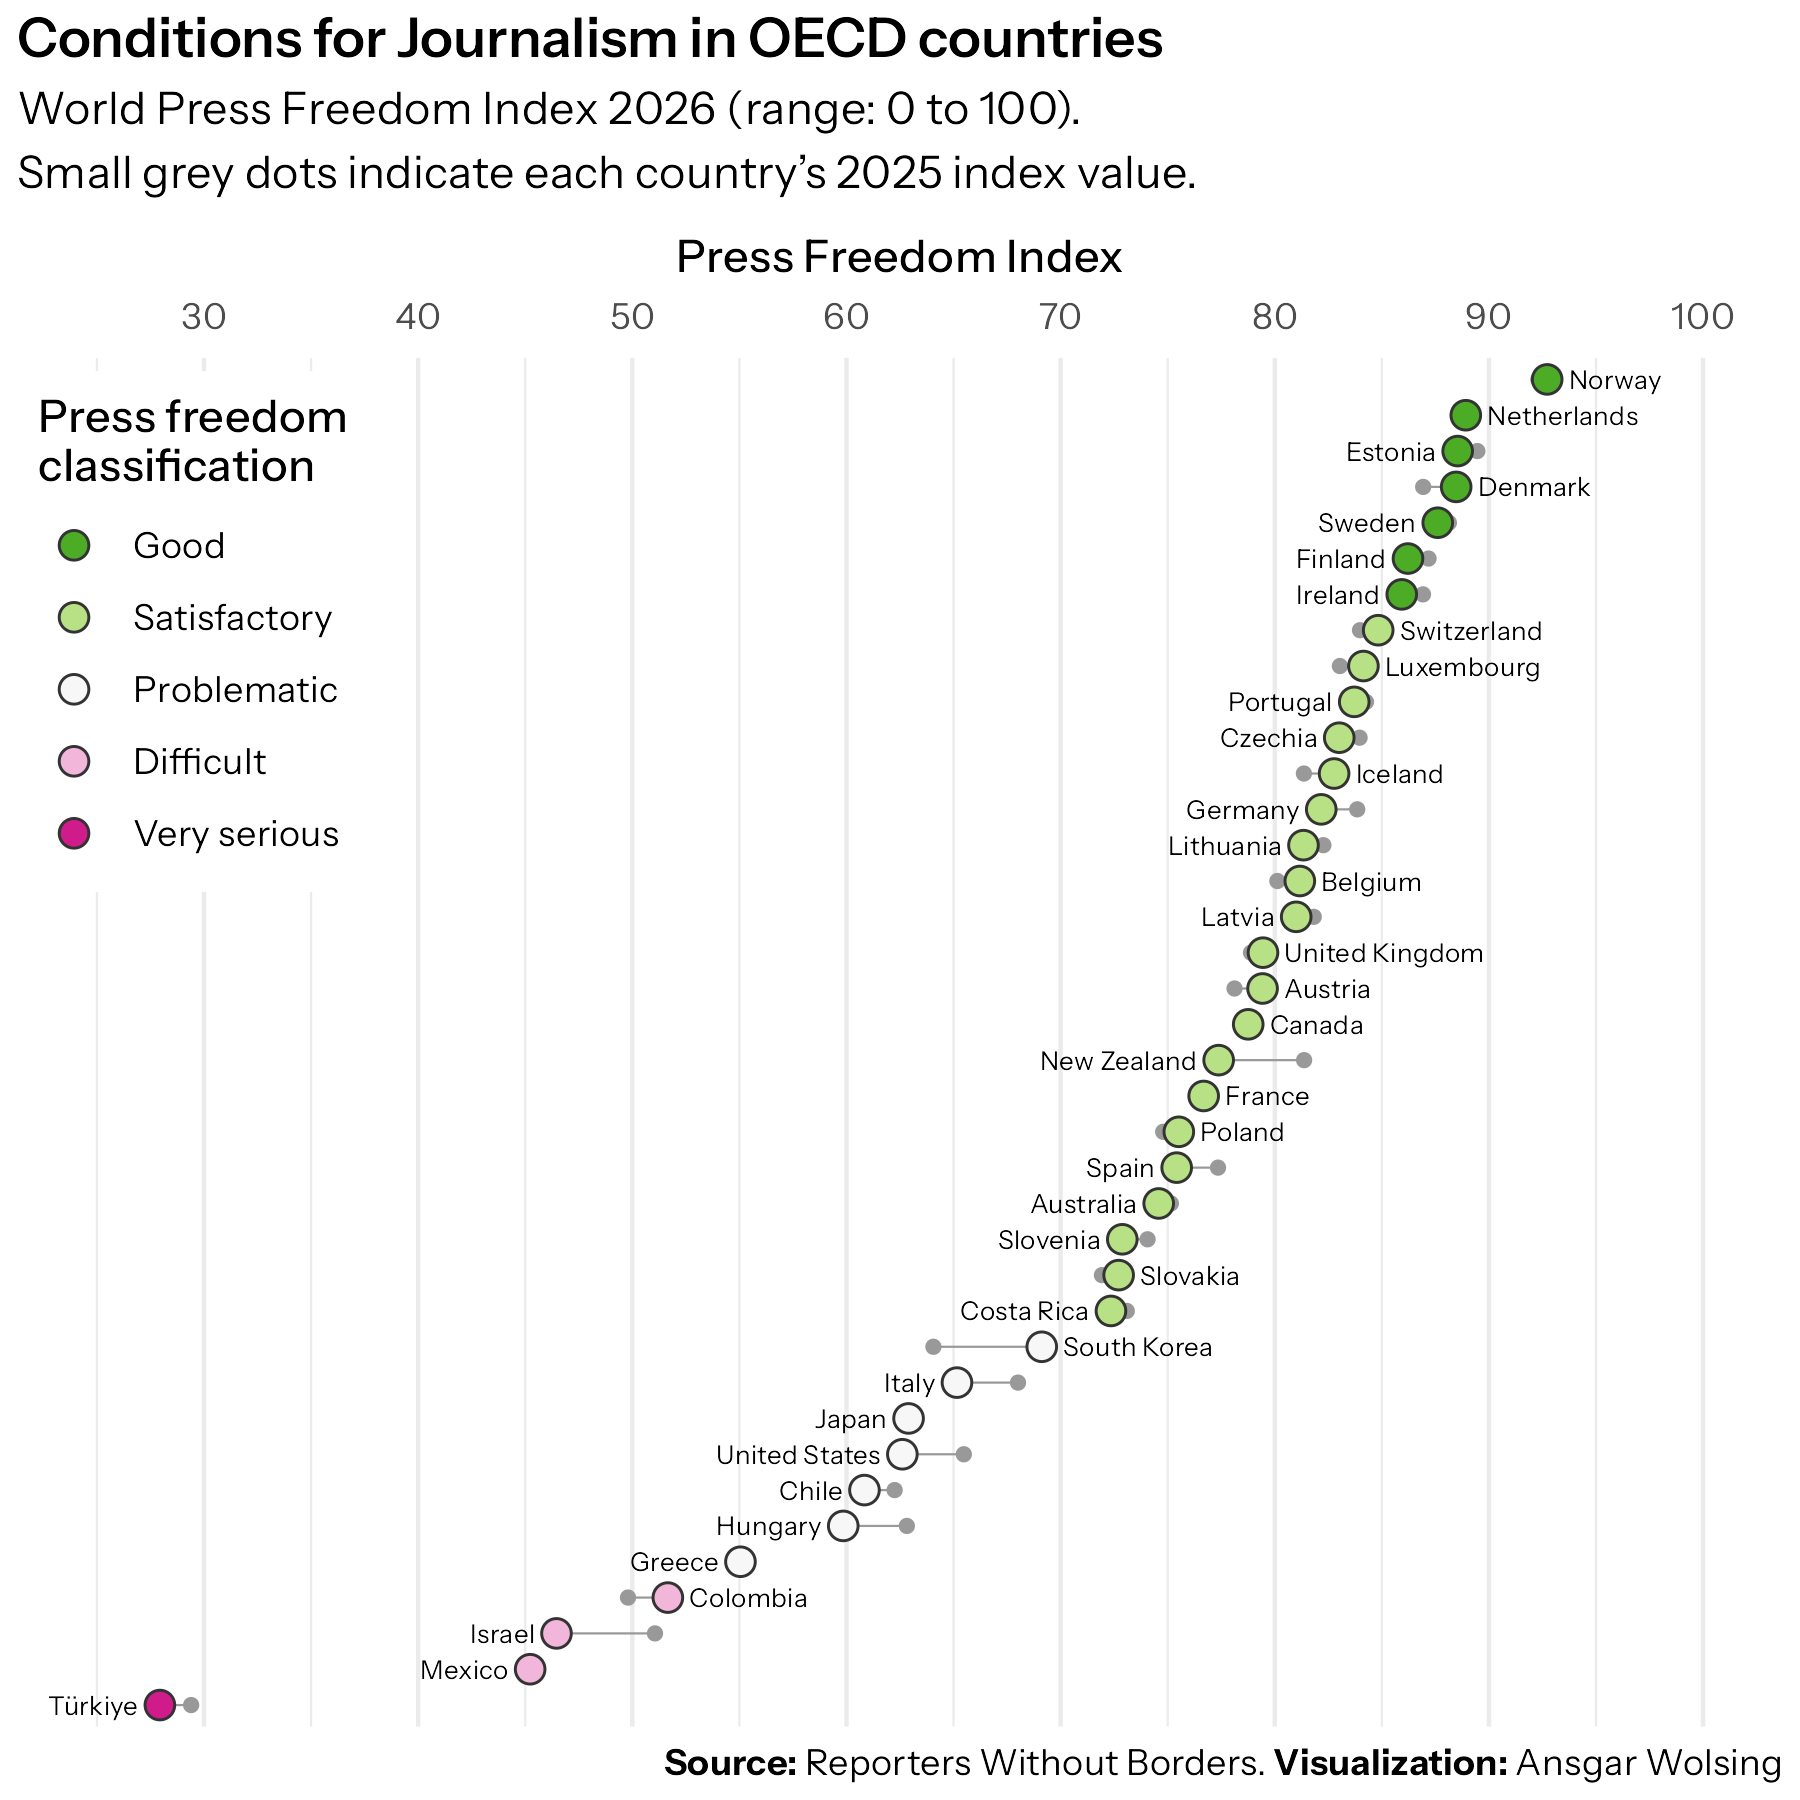

The R source for this figure:
library(tidyverse)
library(ggtext)
library(here)

#' Source: Reporters Without Borders
#' https://rsf.org/en/index?year=2026

url <- "https://rsf.org/sites/default/files/import_classement/2026.csv"
df <- read_csv2(url, locale = locale(encoding = "ISO-8859-15"))

oecd_members <- c(
  "Australia", "Austria", "Belgium", "Canada", "Chile",
  "Colombia", "Costa Rica", "Czechia", "Denmark",
  "Estonia", "Finland", "France", "Germany", "Greece",
  "Hungary", "Iceland", "Ireland", "Israel", "Italy",
  "Japan", "Latvia", "Lithuania", "Luxembourg", "Mexico",
  "Netherlands", "New Zealand", "Norway", "Poland", 
  "Portugal", "Slovakia", "Slovenia", "South Korea",
  "Spain", "Sweden", "Switzerland", "Türkiye",
  "United Kingdom", "United States"
)
length(oecd_members)

#' https://rsf.org/en/methodology-used-compiling-world-press-freedom-index-2025?year=2025&data_type=general
# [85 - 100 points]  good (green)
# [70 - 85 points[  satisfactory (yellow)
# [55 - 70 points[  problematic (light orange)
# [40 - 55 points[  difficult (dark orange)
# [0 - 40 points[ very serious (dark red)

df_oecd <- df |> 
  transmute(
    country_name = Country_EN,
    country_code = ISO,
    country_flag = countrycode::countrycode(
      country_code, origin = "iso3c", destination = "unicode.symbol"),
    score = `Score 2026`,
    classification = case_when(
      score >= 85 ~ "Good",
      score >= 70 ~ "Satisfactory",
      score >= 55 ~ "Problematic",
      score >= 40 ~ "Difficult",
      TRUE ~ "Very serious"
    ),
    score_change = `Score evolution`,
    score_prev_year = score - score_change,
    classification = factor(classification, 
    levels = c("Good", "Satisfactory", "Problematic", "Difficult", "Very serious")),
    classification_num = as.integer(classification)
  ) |> 
  arrange(country_name) |> 
  filter(country_name %in% oecd_members)

# Check if number of countries match
nrow(df_oecd) == length(oecd_members)


df_oecd |> 
  mutate(country_name = fct_reorder(country_name, score)) |> 
  ggplot(aes(score, country_name, fill = classification)) +
  geom_point(
    aes(x = score_prev_year),
    shape = 16, col = "grey60"
  ) +
  geom_segment(
    aes(xend = score_prev_year, yend = country_name),
    col = "grey60", linewidth = 0.25
  ) +
  geom_point(
    size = 3, shape = 21, col = "grey20"
  ) +
  geom_text(
    aes(
      # Position the label depending on the direction of the change
      x = ifelse(score <= score_prev_year, score - 1, score + 1),
      hjust = ifelse(score <= score_prev_year, 1, 0),
      label = country_name
    ),
    family = "Instrument Sans", size = 2.25
  ) +
  scale_x_continuous(
    breaks = seq(0, 100, 10),
    position = "top") +
  scale_fill_brewer(palette = "PiYG", direction = -1) +
  coord_cartesian(clip = "off", xlim = c(25, 100)) +
  labs(
    title = "Conditions for Journalism in OECD countries",
    subtitle = "World Press Freedom Index 2026 (range: 0 to 100).<br>
    Small grey dots indicate each country's 2025 index value.",
    caption = "**Source:** Reporters Without Borders.
    **Visualization:** Ansgar Wolsing",
    x = "Press Freedom Index",
    fill = "Press freedom\nclassification"
  ) +
  theme_minimal(base_family = "Instrument Sans") +
  theme(
    plot.title = element_text(family = "Instrument Sans SemiBold"),
    plot.subtitle = element_markdown(
      lineheight = 1.4, margin = margin(b = 12)),
    plot.caption = element_markdown(),
    axis.title.x.top = element_text(
      family = "Instrument Sans Medium", vjust = 2),
    axis.title.y = element_blank(),
    axis.text.y = element_blank(),
    plot.margin = margin(t = 4, r = 4, b = 4, l = 4),
    panel.grid.major.y = element_blank(),
    panel.grid.minor.y = element_blank(),
    legend.position = "inside",
    legend.position.inside = c(0.1, 0.8),
    legend.background = element_rect(fill = "white", color = NA),
    legend.title = element_text(family = "Instrument Sans Medium")
  )
ggsave(here("2026", "06", "06-rwb-update-2026.png"), width = 6, height = 6)
